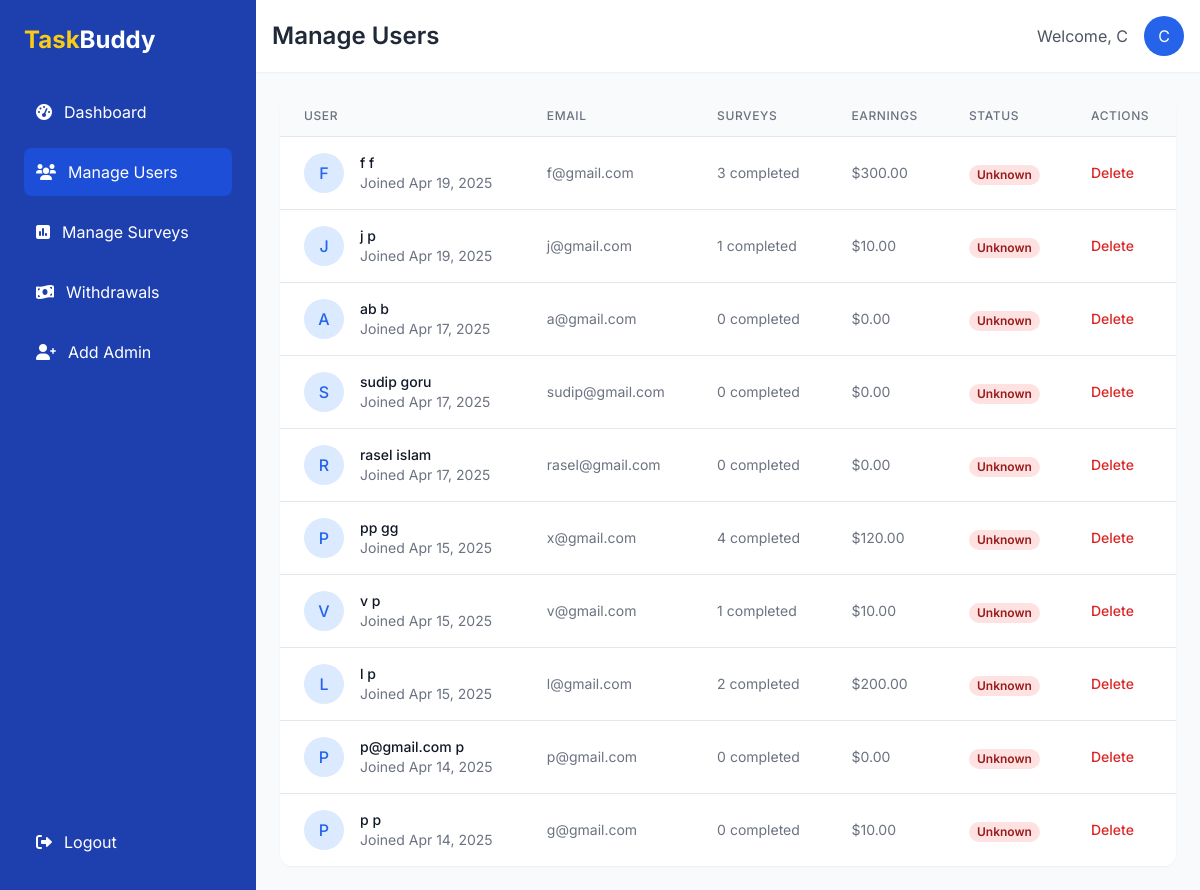
Screenshot of /t7.3/t7/Admin/manage_users.php (signed in) with the database file from the repository.
### tables this page shows
CREATE TABLE `users` (
  `id` int(11) NOT NULL,
  `username` varchar(50) NOT NULL,
  `email` varchar(100) NOT NULL,
  `password` varchar(255) NOT NULL,
  `created_at` timestamp NOT NULL DEFAULT current_timestamp(),
  `reward` int(11) DEFAULT 0,
  `balance` decimal(10,2) DEFAULT 0.00,
  `completed_tasks` int(11) DEFAULT 0
);

### t7.3/t7/Admin/manage_users.php (the view, shortened to what this page needs)
<?php
$servername = "localhost";
$username = "root";
$password = "";
$dbname = "task_buddy_db";
try {
    $conn = new PDO("mysql:host=$servername;dbname=$dbname", $username, $password);
    $conn->setAttribute(PDO::ATTR_ERRMODE, PDO::ERRMODE_EXCEPTION);
    $stmtAdmin = $conn->prepare("SELECT admin_name FROM admins WHERE id = :id");
    $stmtAdmin->execute(['id' => $_SESSION['admin_id']]);
    $adminData = $stmtAdmin->fetch(PDO::FETCH_ASSOC);
    $admin_name = $adminData['admin_name'] ?? "Admin";
    $stmt = $conn->query("
        SELECT
            u.*,
            COUNT(DISTINCT s.id) as completed_surveys,
            COALESCE(SUM(CASE WHEN t.type = 'withdrawal' THEN t.amount ELSE 0 END), 0) as total_withdrawn
        FROM users u
        LEFT JOIN user_surveys s ON u.id = s.user_id
        LEFT JOIN transactions t ON u.id = t.user_id
        GROUP BY u.id
        ORDER BY u.created_at DESC
    ");
    $users = $stmt->fetchAll(PDO::FETCH_ASSOC);
} catch(PDOException $e) {
    die("Connection failed: " . $e->getMessage());
}
?>
<!DOCTYPE html>
<html lang="en">
<head>
    <script src="https://cdn.tailwindcss.com"></script>
    <link rel="stylesheet" href="https://cdnjs.cloudflare.com/ajax/libs/font-awesome/6.0.0/css/all.min.css">
</head>
<body class="bg-gray-50">
    <div class="flex h-screen">
        <aside class="bg-blue-800 text-white w-64 p-6 hidden md:flex flex-col">
            <div class="logo text-2xl font-bold mb-8">
                <span class="text-yellow-400">Task</span>Buddy
            </div>
            <nav class="flex-1">
                <ul class="space-y-3">
                    <li>
                        <a href="admindashboard.php" class="flex items-center gap-3 p-3 rounded-lg hover:bg-blue-700 transition-colors">
                            <i class="fas fa-tachometer-alt"></i>
                            <span>Dashboard</span>
                        </a>
                    </li>
                    <li>
                        <a href="manage_users.php" class="flex items-center gap-3 p-3 rounded-lg bg-blue-700">
                            <i class="fas fa-users"></i>
                            <span>Manage Users</span>
                        </a>
                    </li>
                    <li>
                        <a href="manage_surveys.php" class="flex items-center gap-3 p-3 rounded-lg hover:bg-blue-700 transition-colors">
                            <i class="fas fa-poll"></i>
                            <span>Manage Surveys</span>
                        </a>
                    </li>
                    <li>
                        <a href="admin_withdrawals.php" class="flex items-center gap-3 p-3 rounded-lg hover:bg-blue-700 transition-colors">
                            <i class="fas fa-money-bill-wave"></i>
                            <span>Withdrawals</span>
                        </a>
                    </li>
                    <li>
                        <a href="create_new_admin.php" class="flex items-center gap-3 p-3 rounded-lg hover:bg-blue-700 transition-colors">
                            <i class="fas fa-user-plus"></i>
                            <span>Add Admin</span>
                        </a>
                    </li>
                </ul>
            </nav>
            <div class="mt-auto">
                <a href="admin_login.php?logout=1" class="flex items-center gap-3 p-3 rounded-lg hover:bg-red-600 transition-colors">
                    <i class="fas fa-sign-out-alt"></i>
                    <span>Logout</span>
                </a>
            </div>
        </aside>
        <main class="flex-1 overflow-y-auto">
            <div class="bg-white shadow-sm p-4">
                <div class="max-w-7xl mx-auto flex justify-between items-center">
                    <h1 class="text-2xl font-semibold text-gray-800">Manage Users</h1>
                    <div class="flex items-center gap-4">
                        <span class="text-gray-600">Welcome, <?php echo htmlspecialchars($admin_name); ?></span>
                        <div class="w-10 h-10 bg-blue-600 rounded-full flex items-center justify-center text-white">
                            <?php echo strtoupper(substr($admin_name, 0, 1)); ?>
                        </div>
                    </div>
                </div>
            </div>
            <div class="max-w-7xl mx-auto p-6">
                <div class="bg-white rounded-xl shadow-sm overflow-hidden">
                    <div class="overflow-x-auto">
                        <table class="min-w-full divide-y divide-gray-200">
                            <thead class="bg-gray-50">
                                <tr>
                                    <th scope="col" class="px-6 py-3 text-left text-xs font-medium text-gray-500 uppercase tracking-wider">User</th>
                                    <th scope="col" class="px-6 py-3 text-left text-xs font-medium text-gray-500 uppercase tracking-wider">Email</th>
                                    <th scope="col" class="px-6 py-3 text-left text-xs font-medium text-gray-500 uppercase tracking-wider">Surveys</th>
                                    <th scope="col" class="px-6 py-3 text-left text-xs font-medium text-gray-500 uppercase tracking-wider">Earnings</th>
                                    <th scope="col" class="px-6 py-3 text-left text-xs font-medium text-gray-500 uppercase tracking-wider">Status</th>
                                    <th scope="col" class="px-6 py-3 text-left text-xs font-medium text-gray-500 uppercase tracking-wider">Actions</th>
                                </tr>
                            </thead>
                            <tbody class="bg-white divide-y divide-gray-200">
                                <?php foreach ($users as $user): ?>
                                <tr>
                                    <td class="px-6 py-4 whitespace-nowrap">
                                        <div class="flex items-center">
                                            <div class="flex-shrink-0 h-10 w-10 bg-blue-100 rounded-full flex items-center justify-center">
                                                <span class="text-blue-600 font-medium"><?php echo strtoupper(substr($user['username'], 0, 1)); ?></span>
                                            </div>
                                            <div class="ml-4">
                                                <div class="text-sm font-medium text-gray-900"><?php echo htmlspecialchars($user['username']); ?></div>
                                                <div class="text-sm text-gray-500">Joined <?php echo date('M d, Y', strtotime($user['created_at'])); ?></div>
                                            </div>
                                        </div>
                                    </td>
                                    <td class="px-6 py-4 whitespace-nowrap text-sm text-gray-500">
                                        <?php echo htmlspecialchars($user['email']); ?>
                                    </td>
                                    <td class="px-6 py-4 whitespace-nowrap text-sm text-gray-500">
                                        <?php echo number_format($user['completed_surveys']); ?> completed
                                    </td>
                                    <td class="px-6 py-4 whitespace-nowrap text-sm text-gray-500">
                                        $<?php echo number_format($user['total_withdrawn'], 2); ?>
                                    </td>
                                    <td class="px-6 py-4 whitespace-nowrap">
                                        <span class="px-2 inline-flex text-xs leading-5 font-semibold rounded-full <?php echo (isset($user['status']) && $user['status'] === 'active') ? 'bg-green-100 text-green-800' : 'bg-red-100 text-red-800'; ?>">
                                            <?php echo isset($user['status']) ? ucfirst($user['status']) : 'Unknown'; ?>
                                        </span>
                                    </td>
                                    <td class="px-6 py-4 whitespace-nowrap text-sm font-medium">
                                        <form method="POST" class="inline-block" onsubmit="return confirm('Are you sure you want to delete this user?');">
                                            <button type="submit" name="action" value="delete" class="text-red-600 hover:text-red-900">Delete</button>
                                        </form>
                                    </td>
                                </tr>
                                <?php endforeach; ?>
                            </tbody>
                        </table>
                    </div>
                </div>
            </div>
        </main>
    </div>
</body>
</html>

### t7.3/t7/Admin/manage_users.php (style rules this page uses)
body { font-family: 'Inter', sans-serif; }

### rows the page displays
users: username "F", username "f f", created_at "Apr 19, 2025", email "f@gmail.com", completed_surveys "3", total_withdrawn "300.00"
users: username "J", username "j p", created_at "Apr 19, 2025", email "j@gmail.com", completed_surveys "1", total_withdrawn "10.00"
users: username "A", username "ab b", created_at "Apr 17, 2025", email "a@gmail.com", completed_surveys "0", total_withdrawn "0.00"
users: username "S", username "sudip goru", created_at "Apr 17, 2025", email "sudip@gmail.com", completed_surveys "0", total_withdrawn "0.00"
users: username "R", username "rasel islam", created_at "Apr 17, 2025", email "rasel@gmail.com", completed_surveys "0", total_withdrawn "0.00"
users: username "P", username "pp gg", created_at "Apr 15, 2025", email "x@gmail.com", completed_surveys "4", total_withdrawn "120.00"
users: username "V", username "v p", created_at "Apr 15, 2025", email "v@gmail.com", completed_surveys "1", total_withdrawn "10.00"
users: username "L", username "l p", created_at "Apr 15, 2025", email "l@gmail.com", completed_surveys "2", total_withdrawn "200.00"
users: username "P", username "p@gmail.com p", created_at "Apr 14, 2025", email "p@gmail.com", completed_surveys "0", total_withdrawn "0.00"
users: username "P", username "p p", created_at "Apr 14, 2025", email "g@gmail.com", completed_surveys "0", total_withdrawn "10.00"

### other values shown
$admin_name "C"
substr($admin_name, 0, 1) "C"
